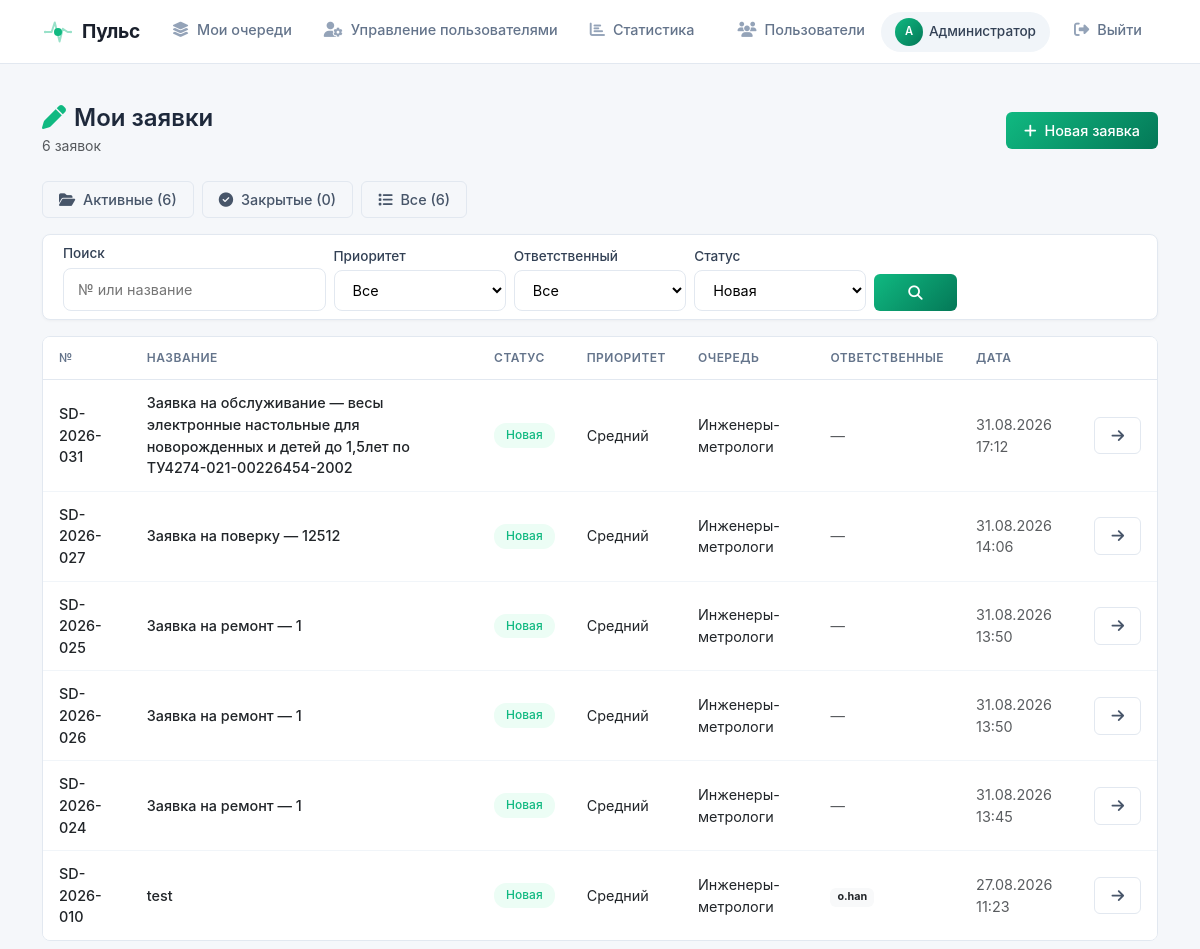
/my-tickets?status=Новая (signed in), run on the app's committed database.
### models.py (models this page shows, shortened)
class User(UserMixin, db.Model):
    id = db.Column(db.Integer, primary_key=True)
    username = db.Column(db.String(80), unique=True, nullable=False)
    password = db.Column(db.String(200), nullable=False)
    full_name = db.Column(db.String(300), nullable=True)
    email = db.Column(db.String(120), unique=True, nullable=False)
    phone = db.Column(db.String(20), nullable=True)
    department = db.Column(db.String(200), nullable=True)
    position = db.Column(db.String(200), nullable=True)
    office = db.Column(db.String(50), nullable=True)
    is_admin = db.Column(db.Boolean, default=False)
    created_at = db.Column(db.DateTime, default=datetime.now(tz))
    notify_email = db.Column(db.Boolean, default=True)
    queues = db.relationship('Queue', secondary='user_queue', back_populates='members')
    admin_queues = db.relationship('Queue', secondary='queue_admins', back_populates='admins')
    assigned_tickets = db.relationship('Ticket', secondary='ticket_assignees', back_populates='assignees')
    created_tickets = db.relationship('Ticket', foreign_keys='Ticket.created_by_id', backref='creator')
    allowed_queues = db.relationship(
        'Queue',
        secondary='queue_links',
        primaryjoin='Queue.id == queue_links.c.queue_from',
        secondaryjoin='Queue.id == queue_links.c.queue_to',
        backref='allowed_by_queues'
    )
    bookings = db.relationship('Booking', backref='user', lazy=True)

class Ticket(db.Model):
    id = db.Column(db.Integer, primary_key=True)
    ticket_number = db.Column(db.String(20), unique=True, nullable=False)
    title = db.Column(db.String(200), nullable=False)
    description = db.Column(db.Text, nullable=False)
    status = db.Column(db.String(50), default='Новая')
    priority = db.Column(db.String(20), default='Средний')
    start_date = db.Column(db.DateTime, nullable=True)
    deadline = db.Column(db.DateTime, nullable=True)
    actual_deadline = db.Column(db.DateTime, nullable=True)
    created_by_id = db.Column(db.Integer, db.ForeignKey('user.id'))
    queue_id = db.Column(db.Integer, db.ForeignKey('queue.id'), nullable=True)
    rating = db.Column(db.Integer, nullable=True)
    feedback_text = db.Column(db.Text, nullable=True)
    created_at = db.Column(db.DateTime, default=datetime.now(tz))
    updated_at = db.Column(db.DateTime, default=datetime.now(tz), onupdate=datetime.now(tz))
    closed_at = db.Column(db.DateTime, nullable=True)
    assignees = db.relationship('User', secondary='ticket_assignees', back_populates='assigned_tickets')
    attachments = db.relationship('Attachment', backref='ticket', lazy=True)
    metrologist_request = db.relationship(
        'MetrologistRequest',
        back_populates='ticket',
        uselist=False,
        cascade='all, delete-orphan'
    )

class Queue(db.Model):
    id = db.Column(db.Integer, primary_key=True)
    name = db.Column(db.String(100), nullable=False, unique=True)
    description = db.Column(db.Text, nullable=True)
    is_active = db.Column(db.Boolean, default=True)
    queue_type = db.Column(db.String(50), default='default')
    created_at = db.Column(db.DateTime, default=datetime.now(tz))
    created_by_id = db.Column(db.Integer, db.ForeignKey('user.id'))
    mail = db.Column(db.Text,default = None)
    admins = db.relationship('User', secondary='queue_admins', back_populates='admin_queues')
    members = db.relationship('User', secondary='user_queue', back_populates='queues')
    tickets = db.relationship('Ticket', backref='queue', lazy=True)
    cars = db.relationship('Car', backref='queue', lazy=True)
    created_by = db.relationship('User', foreign_keys=[created_by_id])

### core/tickets.py (the view, shortened to what this page needs)
@tickets_bp.route('/my-tickets')
@login_required
def my_tickets():
    query = Ticket.query.filter_by(created_by_id=current_user.id)
    status_filter = request.args.get('status', 'active')
    search = request.args.get('search', '').strip()
    priority = request.args.get('priority', '').strip()
    assignee = request.args.get('assignee', '')
    if status_filter == 'active':
        query = query.filter(Ticket.status.in_(['Новая', 'В работе']))
    elif status_filter == 'closed':
        query = query.filter(Ticket.status == 'Закрыта')
    elif status_filter == 'all':
        pass
    else:
        query = query.filter(Ticket.status == status_filter)
    if priority:
        query = query.filter(Ticket.priority == priority)
    if assignee == 'me':
        query = query.filter(Ticket.assignees.any(id=current_user.id))
    elif assignee == 'unassigned':
        query = query.filter(~Ticket.assignees.any())
    tickets = query.order_by(Ticket.created_at.desc()).all()
    total_count = Ticket.query.filter_by(created_by_id=current_user.id).count()
    active_count = Ticket.query.filter(
        Ticket.created_by_id == current_user.id,
        Ticket.status.in_(['Новая', 'В работе'])
    ).count()
    closed_count = Ticket.query.filter_by(created_by_id=current_user.id, status='Закрыта').count()
    return render_template('my_tickets.html',
                         tickets=tickets,
                         total_count=total_count,
                         active_count=active_count,
                         closed_count=closed_count,
                         status_filter=status_filter,
                         search_query=search,
                         priority_filter=priority,
                         assignee_filter=assignee)

### templates/my_tickets.html (shortened to what this page needs)
{% extends "base.html" %}
{% block content %}
<div class="d-flex justify-content-between align-items-center mb-4">
    <div>
        <h4 class="mb-0 fw-semibold">
            <i class="fas fa-pen me-2" style="color: var(--primary);"></i>Мои заявки
        </h4>
        <span class="text-muted small">{{ tickets|length }} заявок</span>
    </div>
    <a href="{{ url_for('tickets.create_ticket') }}" class="btn btn-primary-gradient">
        <i class="fas fa-plus me-1"></i> Новая заявка
    </a>
</div>
<div class="row g-2 mb-3">
    <div class="col-auto">
        <a href="{{ url_for('tickets.my_tickets', status='active') }}" class="btn btn-sm {% if status_filter == 'active' %}btn-primary-gradient{% else %}btn-outline-modern{% endif %}">
            <i class="fas fa-folder-open me-1"></i> Активные ({{ active_count }})
        </a>
    </div>
    <div class="col-auto">
        <a href="{{ url_for('tickets.my_tickets', status='closed') }}" class="btn btn-sm {% if status_filter == 'closed' %}btn-primary-gradient{% else %}btn-outline-modern{% endif %}">
            <i class="fas fa-check-circle me-1"></i> Закрытые ({{ closed_count }})
        </a>
    </div>
    <div class="col-auto">
        <a href="{{ url_for('tickets.my_tickets', status='all') }}" class="btn btn-sm {% if status_filter == 'all' %}btn-primary-gradient{% else %}btn-outline-modern{% endif %}">
            <i class="fas fa-list me-1"></i> Все ({{ total_count }})
        </a>
    </div>
</div>
<div class="card-modern mb-3 animate-fade-in">
    <div class="card-body py-2">
        <form method="GET" action="{{ url_for('tickets.my_tickets') }}" class="row g-2 align-items-end">
            <div class="col-md-3">
                <label class="form-label-modern small">Поиск</label>
                <input type="text" class="form-control-modern" name="search" value="{{ search_query }}" placeholder="№ или название">
            </div>
            <div class="col-md-2">
                <label class="form-label-modern small">Приоритет</label>
                <select class="form-select-modern" name="priority">
                    <option value="">Все</option>
                </select>
            </div>
            <div class="col-md-2">
                <label class="form-label-modern small">Ответственный</label>
                <select class="form-select-modern" name="assignee">
                    <option value="">Все</option>
                </select>
            </div>
            <div class="col-md-2">
                <label class="form-label-modern small">Статус</label>
                <select class="form-select-modern" name="status">
                    <option value="Новая" {% if status_filter == 'Новая' %}selected{% endif %}>Новая</option>
                </select>
            </div>
            <div class="col-md-1">
                <button type="submit" class="btn btn-primary-gradient w-100"><i class="fas fa-search"></i></button>
            </div>
        </form>
    </div>
</div>
<div class="table-modern animate-fade-in">
    <table class="table mb-0">
        <thead>
            <tr>
                <th>№</th>
                <th>Название</th>
                <th>Статус</th>
                <th>Приоритет</th>
                <th>Очередь</th>
                <th>Ответственные</th>
                <th>Дата</th>
                <th></th>
            </tr>
        </thead>
        <tbody>
            {% for ticket in tickets %}
                <tr>
                    <td><span class="fw-medium">{{ ticket.ticket_number }}</span></td>
                    <td><a href="{{ url_for('tickets.ticket_detail', ticket_id=ticket.id) }}" class="fw-medium text-dark">{{ ticket.title }}</a></td>
                    <td>
                        <span class="badge-status
                            {% if ticket.status == 'Новая' %}badge-status-new
                            {% elif ticket.status == 'В работе' %}badge-status-work
                            {% elif ticket.status == 'Закрыта' %}badge-status-closed
                            {% else %}badge-status-other{% endif %}">
                            {{ ticket.status }}
                        </span>
                    </td>
                    <td><span class="priority-{{ ticket.priority.lower() }}">{{ ticket.priority }}</span></td>
                    <td>{% if ticket.queue %}{{ ticket.queue.name }}{% else %}<span class="text-muted">—</span>{% endif %}</td>
                    <td>
                        {% for assignee in ticket.assignees %}
                            <span class="badge bg-light text-dark border-0">{{ assignee.username }}</span>
                        {% else %}
                            <span class="text-muted">—</span>
                        {% endfor %}
                    </td>
                    <td class="text-muted small">{{ ticket.created_at.strftime('%d.%m.%Y %H:%M') }}</td>
                    <td><a href="{{ url_for('tickets.ticket_detail', ticket_id=ticket.id) }}" class="btn btn-outline-modern btn-sm"><i class="fas fa-arrow-right"></i></a></td>
                </tr>
            {% endfor %}
        </tbody>
    </table>
</div>
{% endblock %}

### templates/base.html (shortened to what this page needs)
<!DOCTYPE html>
<html lang="ru">
<head>
    <link href="https://cdn.jsdelivr.net/npm/bootstrap@5.3.0/dist/css/bootstrap.min.css" rel="stylesheet">
    <link href="https://cdnjs.cloudflare.com/ajax/libs/font-awesome/6.4.0/css/all.min.css" rel="stylesheet">
    <link rel="stylesheet" href="{{ url_for('static', filename='style.css') }}">
    <link href="https://cdn.quilljs.com/1.3.6/quill.snow.css" rel="stylesheet">
</head>
<body>
    <nav class="navbar navbar-expand-lg navbar-custom">
        <div class="container">
            <a class="navbar-brand" href="{{ url_for('index') }}">
                <span class="logo-pulse">
                    <span class="pulse-icon">
                        <span class="pulse-dot"></span>
                    </span>
                    Пульс
                </span>
            </a>
            <div class="collapse navbar-collapse" id="navbarNav">
                <ul class="navbar-nav me-auto">
                    {% if current_user.is_authenticated and current_user.admin_queues %}
                        <li class="nav-item">
                            <a class="nav-link {{ 'active' if request.endpoint == 'my_queues' }}" href="{{ url_for('my_queues.my_queues') }}">
                                <i class="fas fa-layer-group"></i> Мои очереди
                            </a>
                        </li>
                    {% endif %}
                    {% if current_user.is_authenticated and current_user.is_admin %}
                        <li class="nav-item dropdown">
                            <a class="nav-link {{ 'active' if request.endpoint == 'admin_users' }}" href="{{ url_for('user_mgmt.admin_users') }}">
                                <i class="fas fa-user-cog"></i> Управление пользователями
                            </a>
                        </li>
                        <li class="nav-item">
                            <a class="nav-link {{ 'active' if request.endpoint == 'statistics' }}" href="{{ url_for('statistics.statistics') }}">
                                <i class="fas fa-chart-bar"></i> Статистика
                            </a>
                        </li>
                    {% endif %}
                </ul>
                <ul class="navbar-nav align-items-center">
                    {% if current_user.is_authenticated %}
                        <li class="nav-item">
                            <a class="nav-link {{ 'active' if request.endpoint == 'users_list' }}" href="{{ url_for('users_list') }}">
                                <i class="fas fa-users"></i> Пользователи
                            </a>
                        </li>
                        <li class="nav-item me-2">
                            <a href="{{ url_for('profile') }}" class="user-badge-link" title="Перейти в профиль">
                                <span class="user-badge">
                                    <span class="user-avatar-mini">{{ (current_user.full_name or current_user.username)[0]|upper }}</span>
                                    {{ current_user.full_name or current_user.username }}
                                </span>
                            </a>
                        </li>
                        <li class="nav-item">
                            <a class="nav-link btn-logout" href="{{ url_for('login.logout') }}">
                                <i class="fas fa-sign-out-alt"></i> Выйти
                            </a>
                        </li>
                    {% else %}
                        <li class="nav-item">
                            <a class="nav-link btn-login" href="{{ url_for('login') }}">
                                <i class="fas fa-sign-in-alt"></i> Войти
                            </a>
                        </li>
                    {% endif %}
                </ul>
            </div>
        </div>
    </nav>
    <div class="container mt-4 pt-3">
        {% block content %}{% endblock %}
    </div>
</body>
</html>

### data on the page
User: full_name "А", full_name "Администратор"
Ticket: ticket_number "SD-2026-031", title "Заявка на обслуживание — весы электронные настольные для новорожденных и детей до 1,5лет по ТУ4274-021-00226454-2002", status "Новая", priority "Средний", queue.name "Инженеры-метрологи", created_at "31.08.2026 17:12"
Ticket: ticket_number "SD-2026-027", title "Заявка на поверку — 12512", status "Новая", priority "Средний", queue.name "Инженеры-метрологи", created_at "31.08.2026 14:06"
Ticket: ticket_number "SD-2026-025", title "Заявка на ремонт — 1", status "Новая", priority "Средний", queue.name "Инженеры-метрологи", created_at "31.08.2026 13:50"
Ticket: ticket_number "SD-2026-026", title "Заявка на ремонт — 1", status "Новая", priority "Средний", queue.name "Инженеры-метрологи", created_at "31.08.2026 13:50"
Ticket: ticket_number "SD-2026-024", title "Заявка на ремонт — 1", status "Новая", priority "Средний", queue.name "Инженеры-метрологи", created_at "31.08.2026 13:45"
Ticket: ticket_number "SD-2026-010", title "test", status "Новая", priority "Средний", queue.name "Инженеры-метрологи", created_at "27.08.2026 11:23"
User: username "o.han"

### other printed values
{{ tickets|length }} "6"
{{ active_count }} "6"
{{ closed_count }} "0"
{{ total_count }} "6"
